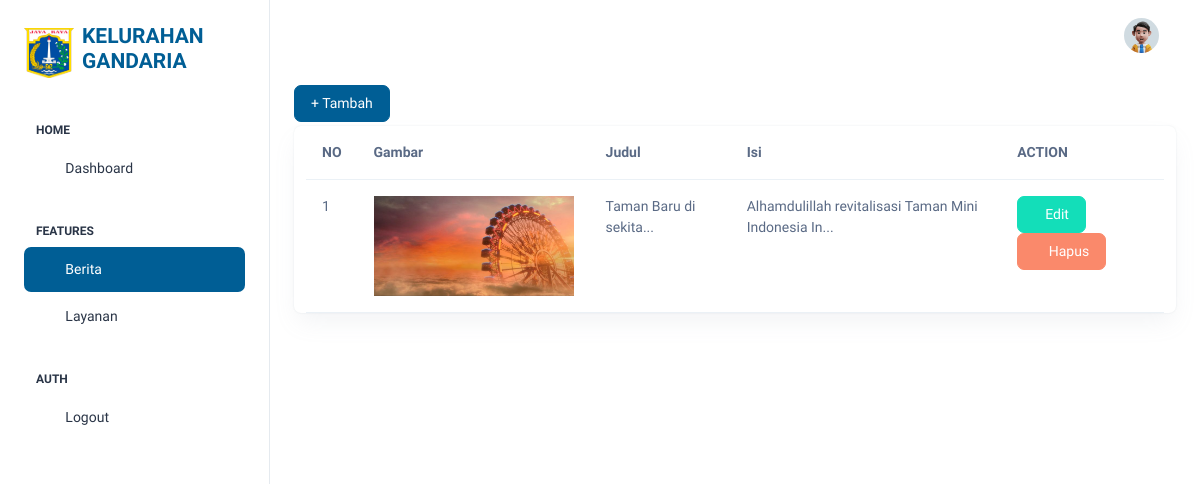
Before: /admin/berita.php (signed in) with the older database file.
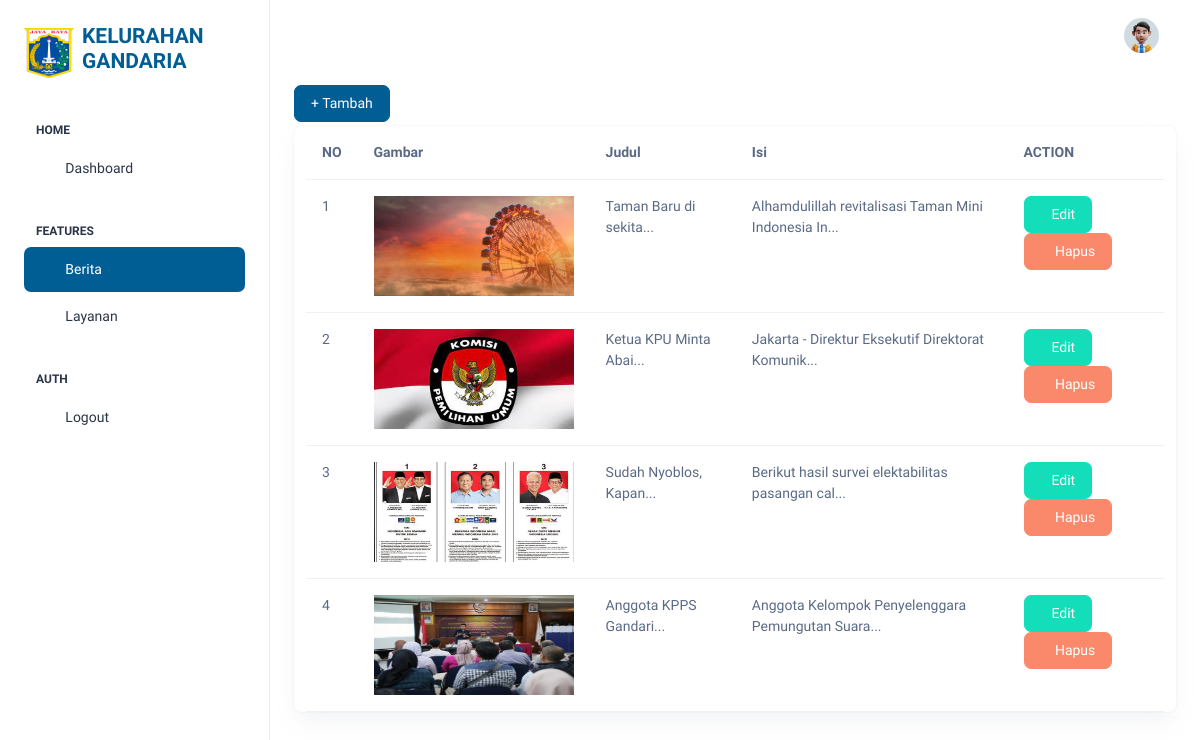
After: the same page with the newer database file.
### tables this page shows
CREATE TABLE `berita` (
  `id` int(11) NOT NULL,
  `judul` varchar(255) NOT NULL,
  `author` varchar(10) NOT NULL,
  `gambar` varchar(255) NOT NULL,
  `isi` text NOT NULL,
  `created_at` timestamp NOT NULL DEFAULT current_timestamp() ON UPDATE current_timestamp()
);

### admin/berita.php (the view, shortened to what this page needs)
<?php
require './../config/authFunction.php';
$query = "SELECT * FROM berita";
$getAllBerita = mysqli_query($conn, $query);
?>
<!doctype html>
<html lang="en">
<head>
    <link rel="stylesheet" href="assets/css/styles.min.css" />
</head>
<body>
    <div class="page-wrapper" id="main-wrapper" data-layout="vertical" data-navbarbg="skin6" data-sidebartype="full" data-sidebar-position="fixed" data-header-position="fixed">
        <?php require './component/sidebar.php'; ?>
        <div class="body-wrapper">
            <?php require './component/header.php'; ?>
            <div class="container-fluid">
                <a href="tambahBerita.php" class="btn btn-primary mb-1">+ Tambah</a>
                <div class="card">
                    <section class="intro">
                        <div class="gradient-custom-1 h-100">
                            <div class="mask d-flex align-items-center h-100">
                                <div class="container-fluid">
                                    <div class="row justify-content-center">
                                        <div class="col-12">
                                            <div class="table-responsive bg-white">
                                                <table class="table mb-0">
                                                    <thead>
                                                        <tr>
                                                            <th scope="col">NO</th>
                                                            <th scope="col">Gambar</th>
                                                            <th scope="col">Judul</th>
                                                            <th scope="col">Isi</th>
                                                            <th scope="col">ACTION</th>
                                                        </tr>
                                                    </thead>
                                                    <tbody>
                                                        <?php if (mysqli_num_rows($getAllBerita) > 0) : ?>
                                                            <?php
                                                            $no = 1;
                                                            foreach ($getAllBerita as $berita) :
                                                            ?>
                                                                <tr>
                                                                    <td>
                                                                        <?= $no++ ?>
                                                                    </td>
                                                                    <th scope="row" style="color: #666666;">
                                                                        <img src="./../image/berita/<?= $berita['gambar'] ?>" alt="" style="width: 200px; height: 100px;">
                                                                    </th>
                                                                    <td>
                                                                        <?= substr($berita['judul'], 0, 20) ?>...
                                                                    </td>
                                                                    <td><?= substr($berita['isi'], 0, 50) ?>...</td>
                                                                    <td>
                                                                        <a href="./editBerita.php?id=<?= $berita['id'] ?>" class="btn btn-success"><i class="ti ti-pencil"></i>Edit</a>
                                                                        <a href="./process/deleteBerita.php?id=<?= $berita['id'] ?>" onclick="return confirm('Yakin Hapus Data ini?')" class="btn btn-danger"><i class="ti ti-trash"></i>
                                                                            Hapus</a>
                                                                    </td>
                                                                </tr>
                                                            <?php endforeach; ?>
                                                        <?php else : ?>
                                                            <tr>
                                                                <td colspan="5" class="text-center">Tidak ada data</td>
                                                            </tr>
                                                        <?php endif; ?>
                                                    </tbody>
                                                </table>
                                            </div>
                                        </div>
                                    </div>
                                </div>
                            </div>
                        </div>
                    </section>
                </div>
            </div>
        </div>
</body>
</html>

### admin/component/sidebar.php (shortened to what this page needs)
<aside class="left-sidebar">
    <div>
        <div class="brand-logo d-flex align-items-center justify-content-between">
            <div class="d-flex gap-2 justify-content-center mb-2 align-items-center mt-4">
                <a href="./dashboard.php"><img src="../assets/img/jakarta-logo.png" alt="" width="50" height="50"></a>
                <h4 class="fw-bolder" style="color: #005e95;">KELURAHAN GANDARIA</h4>
            </div>
        </div>
        <nav class="sidebar-nav scroll-sidebar" data-simplebar="">
            <ul id="sidebarnav">
                <li class="nav-small-cap">
                    <span class="hide-menu">Home</span>
                </li>
                <li class="sidebar-item">
                    <a class="sidebar-link <?php $_SERVER['REQUEST_URI'] === $_SERVER['REQUEST_URI'] ? 'active' : '' ?>" href="./dashboard.php" aria-expanded="false">
                        <span>
                            <i class="ti ti-layout-dashboard"></i>
                        </span>
                        <span class="hide-menu">Dashboard</span>
                    </a>
                </li>
                <li class="nav-small-cap">
                    <span class="hide-menu">FEATURES</span>
                </li>
                <li class="sidebar-item">
                    <a class="sidebar-link <?php $_SERVER['REQUEST_URI'] === $_SERVER['REQUEST_URI'] ? 'active' : '' ?>" href="./berita.php" aria-expanded="false">
                        <span>
                            <i class="ti ti-news"></i>
                        </span>
                        <span class="hide-menu">Berita</span>
                    </a>
                </li>
                <li class="sidebar-item">
                    <a class="sidebar-link <?php $_SERVER['REQUEST_URI'] === $_SERVER['REQUEST_URI'] ? 'active' : '' ?>" href="./layanan.php" aria-expanded="false">
                        <span>
                            <i class="ti ti-menu"></i>
                        </span>
                        <span class="hide-menu">Layanan</span>
                    </a>
                </li>
                <li class="nav-small-cap">
                    <span class="hide-menu">AUTH</span>
                </li>
                <li class="sidebar-item">
                    <a class="sidebar-link" href="../logout.php" aria-expanded="false">
                        <span>
                            <i class="ti ti-login"></i>
                        </span>
                        <span class="hide-menu">Logout</span>
                    </a>
                </li>
            </ul>
        </nav>
    </div>
</aside>

### admin/component/header.php (shortened to what this page needs)
<header class="app-header">
    <nav class="navbar navbar-expand-lg navbar-light">
        <ul class="navbar-nav">
            <li class="nav-item">
                <a class="nav-link nav-icon-hover" href="javascript:void(0)">
                </a>
            </li>
        </ul>
        <div class="navbar-collapse justify-content-end px-0" id="navbarNav">
            <ul class="navbar-nav flex-row ms-auto align-items-center justify-content-end">
                <li class="nav-item dropdown">
                    <a class="nav-link nav-icon-hover" href="javascript:void(0)" id="drop2" data-bs-toggle="dropdown" aria-expanded="false">
                        <img src="assets/images/profile/user-1.jpg" alt="" width="35" height="35" class="rounded-circle">
                    </a>
                </li>
            </ul>
        </div>
    </nav>
</header>

Changed rows visible on the page:
added berita: gambar (picture), judul "Ketua KPU Minta Abai", isi "Jakarta - Direktur Eksekutif Direktorat Komunik"
added berita: gambar (picture), judul "Sudah Nyoblos, Kapan", isi "Berikut hasil survei elektabilitas pasangan cal"
added berita: gambar (picture), judul "Anggota KPPS Gandari", isi "Anggota Kelompok Penyelenggara Pemungutan Suara"
